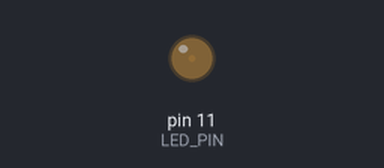
The sketch below on a simulated Arduino Uno, built with avr-gcc and run on an emulated ATmega328P. On the bench: output pins drawn as LEDs (lit = HIGH). What the sketch prints to the serial monitor is not drawn.

Above: at 0.05 s.
At 2.5 s:
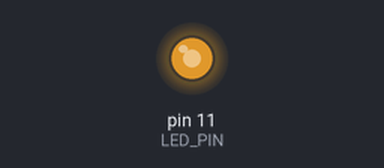
At 3.0 s:
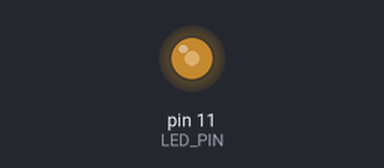
At 3.4 s:
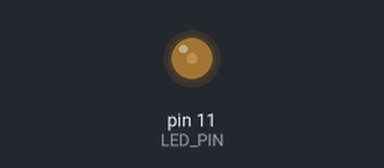
Timing chart, 0 to 6.9 s (numbered marks = the images above):
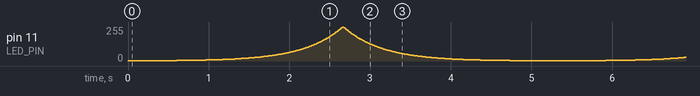

The sketch:

led_slowLiner.ino
```cpp
const int LED_PIN = 11;
const double C = 255.0; // LEDに依存

void setup() {

  Serial.begin(9600);
  pinMode(LED_PIN, OUTPUT);

}

void loop() {

  for(int i=0; i<=255; i++){
    analogWrite(LED_PIN, getDuty(i/255.0));
    Serial.println(i, DEC);
    delay(10);
  }
  for(int i=255; i>0; i--){
    analogWrite(LED_PIN, getDuty(i/255.0));
    Serial.println(i, DEC);
    delay(10);
  }

}

int getDuty(double ratio){

  return round(exp(log(255.0)-(1-ratio)*log(C)));

}
```
